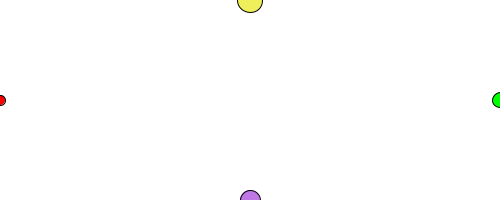
Frame 1 (no input)
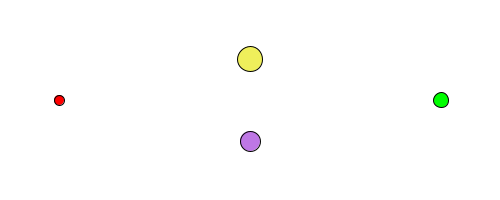
Frame 60 (the mouse pressed at the canvas centre just before this capture)
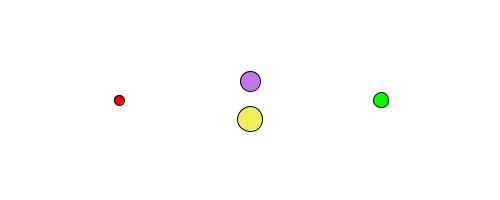
Frame 120 (the mouse held since frame 60 and released just before this capture)

The Processing sketch that drew these frames (run headless with seeded random() and noise(); from frame 60 on, the mouse is pressed at the canvas centre):

// Processing sketch: FourCircles
// ── FourCircles.pde
Circle circle1, circle2, circle3, circle4;
float x1, x2, y3, y4;

void setup() {
  size(500, 200);
  circle1 = new Circle(color(255, 0, 0), 10);
  circle2 = new Circle(color(0, 255, 0), 15);
  circle3 = new Circle(color(190, 119, 229), 20);
  circle4 = new Circle(color(239, 239, 91), 25);

  x1 = 0;
  x2 = width;
  y3 = height;
  y4 = 0;
  circle1.setX(x1);
  circle2.setX(x2);
  circle3.setY(y3);
  circle4.setY(y4);
}
void draw() {
  background(255);
  circle1.display();
  circle2.display();
  circle1.setX(circle1.getX() + 1);
  circle2.setX(circle2.getX() - 1);

  circle3.display();
  circle4.display();
  circle3.setY(circle3.getY() - 1);
  circle4.setY(circle4.getY() + 1);
}

// ── Circle.pde
class Circle {
  color circleColor;
  float diameter;
  float x, y;
  Circle(color c, float diam) {
    circleColor = c;
    diameter = diam;
    x = width/2;
    y = height/2;
  }
  void display() {
    fill(circleColor);
    ellipse(x, y, diameter, diameter);
  }
  void setX(float xp) {
    x = xp;
  }
  void setY(float yp) {
    y = yp;
  }
  float getX() {
    return x;
  }
  float getY() {
    return y;
  }
}
